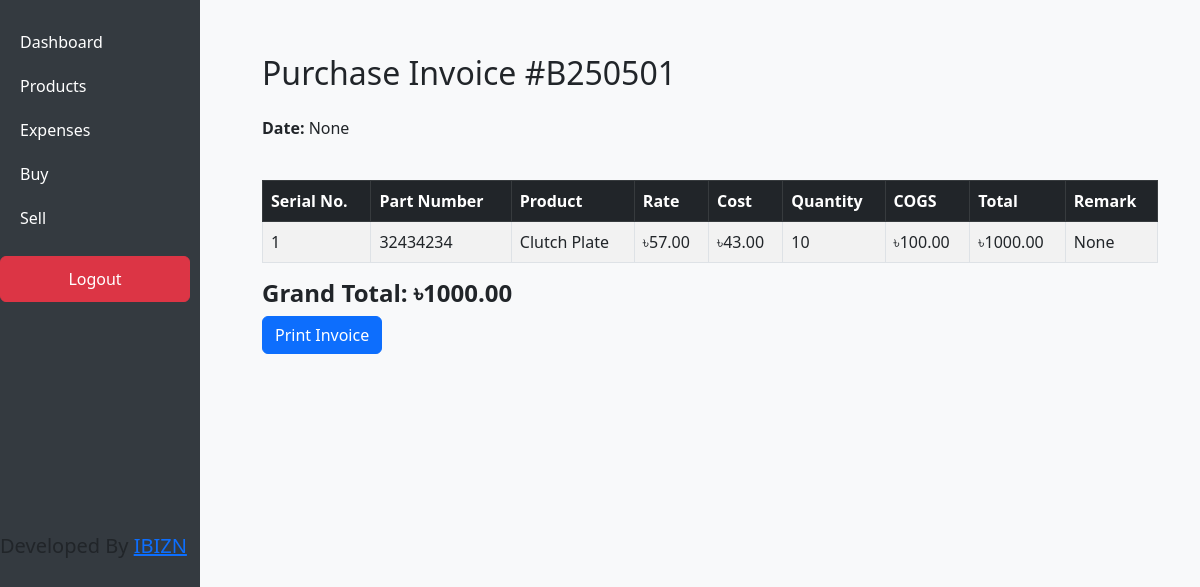
The page /buy/invoice/1/ (signed in) on the database as committed earlier.
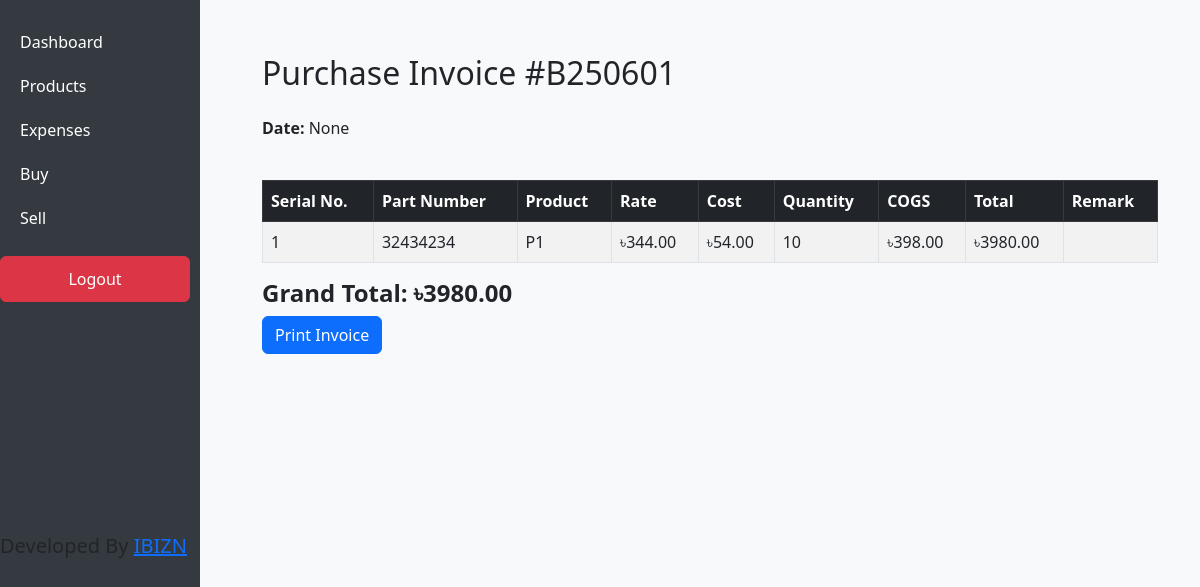
The same page on the database as committed later.
### inventory/models.py (models this page shows, shortened)
class PurchaseInvoice(models.Model):
    date = models.DateField()
    name = models.CharField(max_length=100)  # Name
    address = models.TextField()  # Address
    phone = models.CharField(max_length=15)  # Phone
    source_of_purchase = models.CharField(max_length=100)  # Source of Purchase
    voucher_no = models.CharField(max_length=50)  # Voucher No.
    received = models.BooleanField(default=False)  # Track if item is received
    invoice_number = models.CharField(max_length=20, unique=True, blank=True)

class PurchaseItem(models.Model):
    invoice = models.ForeignKey(PurchaseInvoice, on_delete=models.CASCADE)
    product = models.ForeignKey(Product, on_delete=models.CASCADE)
    rate = models.DecimalField(max_digits=10, decimal_places=2)
    cost = models.DecimalField(max_digits=10, decimal_places=2)
    quantity = models.PositiveIntegerField()
    received = models.BooleanField(default=False)  # Track if item is received
    remark = models.TextField(null=True, blank=True)
    @property
    def chs(self):
        return self.rate + self.cost
    @property
    def total(self):
        return self.chs * self.quantity

class Product(models.Model):
    name = models.CharField(max_length=100)
    part_number = models.CharField(max_length=100, unique=True)
    au = models.BooleanField(default=False)  # A/U: Boolean Yes/No
    vehicle = models.CharField(max_length=100, blank=True)  # Vehicle field (optional)

### inventory/views.py (the view)
# urls.py: path('buy/invoice/<int:invoice_id>/', views.purchase_invoice_view, name='purchase_invoice'),
@login_required(login_url="/")
def purchase_invoice_view(request, invoice_id):
    invoice = get_object_or_404(PurchaseInvoice, id=invoice_id)
    items = invoice.purchaseitem_set.all()
    total = sum(item.total for item in items)
    return render(request, 'inventory/purchase_invoice.html', {
        'invoice': invoice,
        'items': items,
        'total': total,
    })

### inventory/templates/inventory/purchase_invoice.html (shortened to what this page needs)
{% extends 'inventory/base.html' %}
{% block content %}
<div class="container mt-4" id="invoice">
  <h2 class="mb-4">Purchase Invoice #{{ invoice.invoice_number }}</h2>
  <div class="row mb-4">
    <div class="col-md-6">
      <p><strong>Date:</strong> {{ invoice.date }}</p>
    </div>
  </div>
  <table class="table table-bordered table-striped table-hover">
    <thead class="table-dark">
      <tr>
        <th>Serial No.</th>
        <th>Part Number</th>
        <th>Product</th>
        <th>Rate</th>
        <th>Cost</th>
        <th>Quantity</th>
        <th>COGS</th>
        <th>Total</th>
        <th>Remark</th>
      </tr>
    </thead>
    <tbody>
      {% for item in items %}
      <tr>
        <td>{{ forloop.counter }}</td>
        <td>{{ item.product.part_number }}</td>
        <td>{{ item.product.name }}</td>
        <td>৳{{ item.rate }}</td>
        <td>৳{{ item.cost }}</td>
        <td>{{ item.quantity }}</td>
        <td>৳{{ item.chs }}</td>
        <td>৳{{ item.total }}</td>
        <td>{{ item.remark }}</td>
      </tr>
      {% endfor %}
    </tbody>
  </table>
  <h4><strong>Grand Total: ৳{{ total }}</strong></h4>
  <a href="{% url 'purchase_invoice_print' invoice.id %}" class="btn btn-primary">Print Invoice</a>
</div>
{% endblock %}

Rows that differ between the two databases and show on the page:
changed PurchaseInvoice "None": invoice_number "B250501" → "B250601"
changed PurchaseItem: product.name "Clutch Plate" → "P1"; rate "57.00" → "344.00"; cost "43.00" → "54.00"; chs "100.00" → "398.00"; total "1000.00" → "3980.00"; remark "None" → (not shown)
Other text that changed with them:
{{ total }}: "1000.00" → "3980.00"
